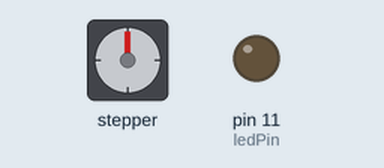
Simulated run of this sketch. Board: Arduino Uno, built with avr-gcc and run on an emulated ATmega328P. Shown: stepper motor, output pins drawn as LEDs (lit = HIGH). Wiring (inferred from the names in the program): stepper motor driver (200 steps per turn assumed): step pin 9; direction pin 10. Pins used as bus, display or sensor lines are not drawn; what the sketch prints to the serial monitor is not drawn.

Above: at 0.1 s.
At 6.6 s:
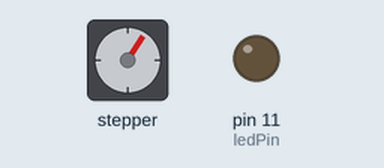
At 13.3 s:
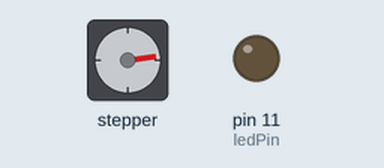
At 26.8 s:
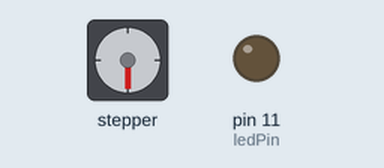
Timing chart, 0 to 28.3 s (numbered marks = the images above):
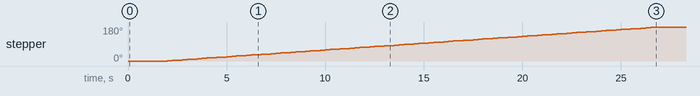

The sketch:

stepper_internet_ex.ino.ino
```cpp
// Dans les 2 sens
// Mouvement sacadé

// testing a stepper motor with a Pololu A4988 driver board or equivalent
// on an Uno the onboard led will flash with each step
// this version uses delay() to manage timing

byte directionPin = 10;
byte stepPin = 9;
int numberOfSteps = 100;
byte ledPin = 11;
int pulseWidthMicros = 20;  // microseconds
int millisbetweenSteps = 250; // milliseconds - or try 1000 for slower steps


void setup() {

  Serial.begin(9600);
  Serial.println("Starting StepperTest");
  digitalWrite(ledPin, LOW);

  delay(2000);

  pinMode(directionPin, OUTPUT);
  pinMode(stepPin, OUTPUT);
  pinMode(ledPin, OUTPUT);


  digitalWrite(directionPin, HIGH);
  for(int n = 0; n < numberOfSteps; n++) {
    digitalWrite(stepPin, HIGH);
    delayMicroseconds(pulseWidthMicros); // this line is probably unnecessary
    digitalWrite(stepPin, LOW);

    delay(millisbetweenSteps);

    //digitalWrite(ledPin, !digitalRead(ledPin));
  }

  /*delay(3000);


  digitalWrite(directionPin, LOW);
  for(int n = 0; n < numberOfSteps; n++) {
    digitalWrite(stepPin, HIGH);
    // delayMicroseconds(pulseWidthMicros); // probably not needed
    digitalWrite(stepPin, LOW);

    delay(millisbetweenSteps);

    digitalWrite(ledPin, !digitalRead(ledPin));
  }
  */
}

void loop() {
}
```
